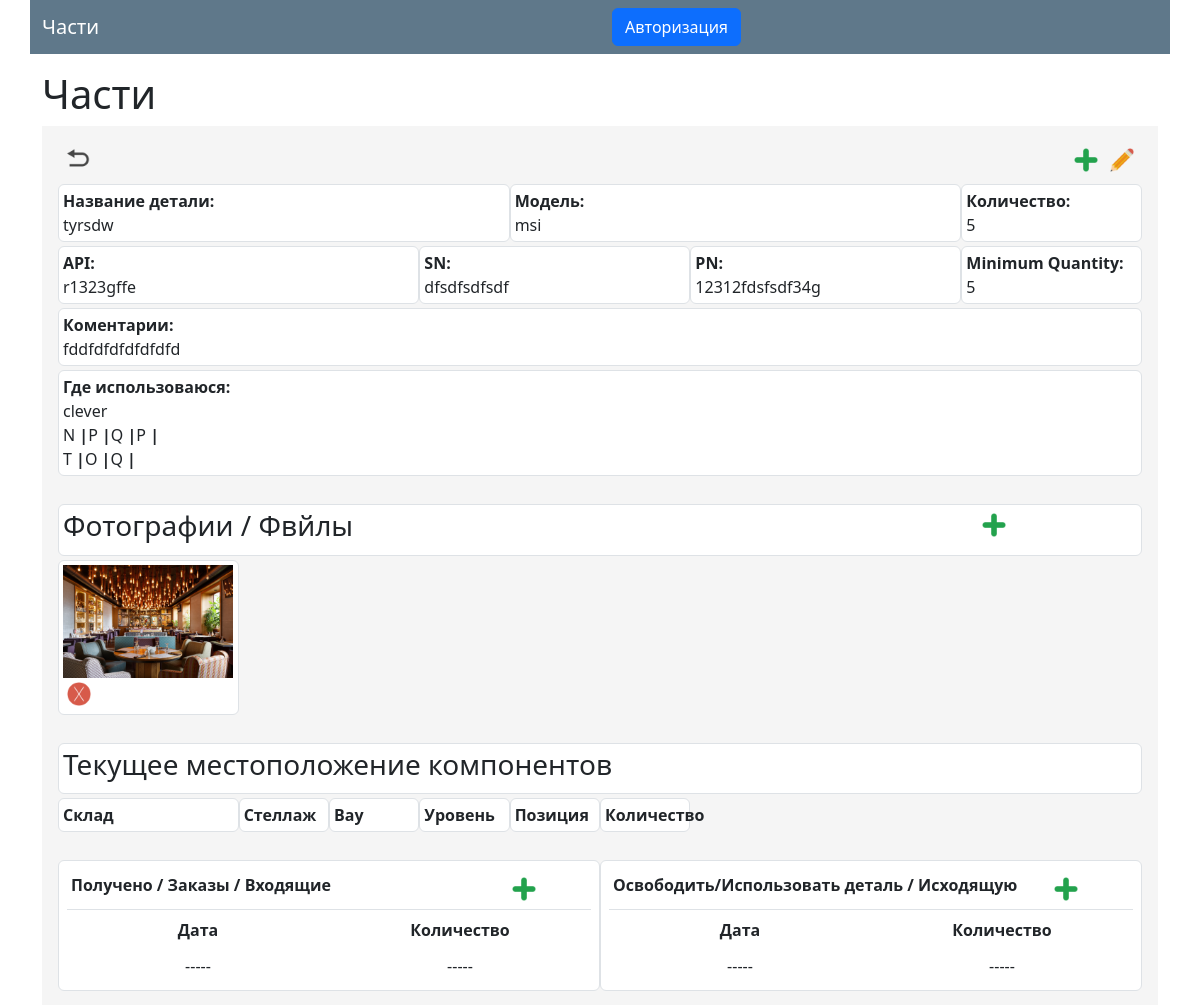
/parts/1/, run on the app's committed database.
### parts/models.py (models this page shows, shortened)
class Parts(models.Model):
    part_barcode = models.CharField(max_length=100, null=True, blank=True, verbose_name='Штрих-код')
    part_name = models.CharField(max_length=200, null=True, blank=True, verbose_name='Наименование')
    part_model = models.CharField(max_length=100, null=True, blank=True, verbose_name='Модель')
    part_note = models.TextField(null=True, blank=True, verbose_name='Примечание')
    part_manufacturer_barcode = models.CharField(max_length=100, null=True, blank=True, verbose_name='Штрих-код производителя')
    part_manufacturer_part_number = models.CharField(max_length=100, null=True, blank=True, verbose_name='Заводской номер производителя')
    part_oem_number = models.CharField(max_length=100, null=True, blank=True, verbose_name='OEM номер')
    part_qty_in_stock = models.PositiveIntegerField(null=True, blank=True, verbose_name='Количество в наличии')
    part_min_qty = models.PositiveIntegerField(null=True, blank=True, verbose_name='Минимальное количество')
    part_compatible = models.CharField(max_length=100, null=True, blank=True, verbose_name='Где используется')
    date_posted = models.DateTimeField(default=timezone.now)
    creator = models.ForeignKey(User, on_delete=models.SET_NULL, blank=True, null=True,)
    class Meta:
        ordering = ['part_name']

class CompatibleMachines(models.Model):
    part_id = models.ForeignKey(Parts, on_delete=models.CASCADE, null=True, related_name='machinparts')
    machine_id = models.CharField(max_length=2, choices=letter, null=True, blank=True, verbose_name='Оборудование')

class CompatibleMolds(models.Model):
    part_id = models.ForeignKey(Parts, on_delete=models.CASCADE, null=True, related_name='moldparts')
    mold_id = models.CharField(max_length=2, choices=letter, null=True, blank=True, verbose_name='Пресс-форма')

class PartsFiles(models.Model):
    part_id = models.ForeignKey(Parts, on_delete=models.CASCADE, blank=True, null=True, related_name='partsfile')
    description = models.CharField(max_length=255, blank=True, verbose_name='Описание')
    creator = models.ForeignKey(User, on_delete=models.SET_NULL, blank=True, null=True, verbose_name='Создатель')
    partfile = models.FileField(upload_to='partsfiles/%Y/%m/%d/', validators=[validate_file_extension], verbose_name='Файл')
    uploaded_at = models.DateTimeField(default=timezone.now)
    class Meta:
        ordering = ['-uploaded_at']

### parts/views.py (the view)
# urls.py: path('<int:pk>/', PartsDetailView.as_view(), name='parts-detail-page'),
class PartsDetailView(DetailView):
    model = Parts
    def get_queryset(self):
        queryset = Parts.objects.filter(id=self.kwargs['pk'])
        return queryset
    def get_context_data(self, **kwargs):
        context = super(PartsDetailView, self).get_context_data(**kwargs)
        context['parts_location'] = PartsLocation.objects.filter(part_id__id=  self.kwargs['pk'])
        context['parts_files'] = PartsFiles.objects.filter(part_id__id=  self.kwargs['pk'])
        return context

### parts/templates/parts/parts_detail.html (shortened to what this page needs)
{% extends "design/base.html" %}
{% load static %}
{% block content %}
	<h1>Части</h1>
		<div class="container-fluid detailview">
			<div class="row m-1 ">
			<div class="col-6 p-1">
			<a  href="{% url 'parts-list-page' %}" title="Back" alt="Back">
			<img class="float-left p-1" src="{% static 'icons/back.png' %}" width="32" title="Back" alt="Back">
			</a>
			</div>
			<div class="col-6 p-1 text-end">
				<a  href="{% url 'parts-new-page' %}" title="Add New Part" alt="Add New Part"><img class="float-right p-1" src="{% static 'icons/add.png' %}" width="32" title="Add New Part" alt="Add New Part"></a>
				<a  href="{% url 'parts-update-page' object.pk %}" title="Edit Part" alt="Edit Part"><img class="float-right p-1" src="{% static 'icons/edit.png' %}" width="32" title="Edit Part" alt="Edit Part"></a>
			</div>
			</div>
			<div class="row m-1">
				<div class="col-5 border rounded p-1"><strong>Название детали:</strong><br>{{ object.part_name }}</div>
				<div class="col-5 border rounded p-1"><strong>Модель:</strong><br>{%if object.part_model %}{{ object.part_model }}{% endif %}</div>
				<div class="col-2 border rounded p-1"><strong>Количество:</strong><br>{%if object.part_qty_in_stock %}{{ object.part_qty_in_stock }}{% endif %}</div>
			</div>
			<div class="row m-1">
				<div class="col-4 border rounded p-1"><strong>API:</strong><br>{%if object.part_barcode %}{{ object.part_barcode }}{% endif %}</div>
				<div class="col-3 border rounded p-1"><strong>SN:</strong><br>{%if object.part_manufacturer_barcode %}{{ object.part_manufacturer_barcode }}{% endif %}</div>
				<div class="col-3 border rounded p-1"><strong>PN:</strong><br>{%if object.part_manufacturer_part_number %}{{ object.part_manufacturer_part_number }}{% endif %}</div>
				<div class="col-2 border rounded p-1"><strong>Minimum Quantity:</strong><br>{%if object.part_min_qty %}{{ object.part_min_qty }}{% endif %}</div>
			</div>
			<div class="row m-1">
				<div class="col-12 border rounded p-1"><strong>Коментарии:</strong><br>{%if object.part_note %}{{ object.part_note|safe }}{% endif %}</div>
			</div>
			<div class="row m-1">
				<div class="col-12 border rounded p-1"><strong>Где использоваюся:</strong><br>{%if object.part_compatible %}{{ object.part_compatible }}{% endif %}<br>
				{% for mresult in object.machinparts.all %}{{ mresult.machine_id }} <strong>|</strong>{% endfor %}<br>
				{% for mresult in object.moldparts.all %}{{ mresult.mold_id }} <strong>|</strong>{% endfor %}<br>
				</div>
			</div>
        </div>
		<div class="container-fluid detailview">
			<div class="row m-1">
				<div class="col-12 border rounded p-1">
					<div class="row">
						<div class="col-10"><h3>Фотографии / Фвйлы</h3></div>
						<div class="col-2">
							<a  href="{% url 'parts-file-add-page' partid=object.pk %}" title="Add Picture / File" alt="Add Picture / File">
							<img class="float-right p-1" src="{% static 'icons/add.png' %}" width="32" title="Add Picture / File" alt="Add Picture / File">
							</a>
						</div>
					</div>
				</div>
			</div>
			<div class="row m-1">
				{% for picresult in parts_files %}
					<div class="col-2 border rounded p-1">
						<a href="/media/{{ picresult.partfile }}" target="_blank">
							<img src="/media/{{ picresult.partfile }}" width="170">
						</a>
						<a  href="{% url 'parts-file-delete-page' picresult.pk %}" title="Delete Picture / File" alt="Delete Picture / File">
							<img class="float-right p-1" src="{% static 'icons/delete.png' %}" width="32" title="Delete Picture / File" alt="Delete Picture / File">
						</a>
					</div>
				{% endfor %}
			</div>
		</div>
		<div class="container-fluid detailview">
		<div class="row m-1"><div class="col-12 border rounded p-1"><h3>Текущее местоположение компонентов</h3></div></div>
				<div class="row m-1">
					<div class="col-2 border rounded p-1"><strong>Склад</strong></div>
					<div class="col-1 border rounded p-1"><strong>Стеллаж</strong></div>
					<div class="col-1 border rounded p-1"><strong>Bay</strong></div>
					<div class="col-1 border rounded p-1"><strong>Уровень</strong></div>
					<div class="col-1 border rounded p-1"><strong>Позиция</strong></div>
					<div class="col-1 border rounded p-1"><strong>Количество</strong></div>
					<div class="col-1 p-1"></div>
				</div>
		</div>
		<div class="container-fluid detailview">
			<div class="row m-1">
				<div class="col-6 border rounded p-1">
					<div class="row m-1 border-bottom">
						<div class="col-10 p-1"><strong>Получено / Заказы / Входящие</strong></div>
						<div class="col-2 p-1">
						 <a  href="{% url 'parts-purchase-page' partid=object.pk %}" title="Add Invoice" alt="Add Invoice">
						<img class="float-right p-1" src="{% static 'icons/add.png' %}" width="32" title="Add Invoice" alt="Add Invoice"></a></div>
					</div>
					<div class="row m-1 ">
						<div class="col-6 p-1 text-center border-right"><strong>Дата</strong></div>
						<div class="col-6 p-1 text-center"><strong>Количество</strong></div>
					</div>
					{% for mresult in object.partspurchase.all %}
					<div class="row m-1 border-bottom">
						<div class="col-6 p-1 text-center border-right"><a  href="{% url 'parts-purchase-detail-page' mresult.pk %}" title="Detail" alt="Detail">{{ mresult.purchase_date|date:'m-d-Y h:i A' }}</a></div>
						<div class="col-6 p-1 text-center "><a  href="{% url 'parts-purchase-detail-page' mresult.pk %}" title="Detail" alt="Detail">{{ mresult.qty_ordered }}</a></div>
					</div>
					{% empty %}
					<div class="row m-1 ">
						<div class="col-6 p-1 text-center border-right">-----</div>
						<div class="col-6 p-1 text-center ">-----</div>
					</div>
					{% endfor %}
				</div>
				<div class="col-6 border rounded p-1">
					<div class="row m-1 border-bottom">
						<div class="col-10 p-1"><strong>Освободить/Использовать деталь / Исходящую</strong></div>
						<div class="col-2 p-1"><a  href="{% url 'parts-release-page' partid=object.pk %}" title="Add Release" alt="Add Release">
						<img class="float-right p-1" src="{% static 'icons/add.png' %}" width="32" title="Add Release" alt="Add Release"></a></div>
					</div>
					<div class="row m-1 ">
						<div class="col-6 p-1 text-center border-right"><strong>Дата</strong></div>
						<div class="col-6 p-1 text-center"><strong>Количество</strong></div>
					</div>
					{% for mresult in object.partsrelease.all %}
					<div class="row m-1 border-bottom">
						<div class="col-6 p-1 text-center border-right"><a  href="{% url 'parts-release-detail-page' mresult.pk %}" title="Detail" alt="Detail">{{ mresult.release_date|date:'m-d-Y h:i A' }}</a></div>
						<div class="col-6 p-1 text-center "><a  href="{% url 'parts-release-detail-page' mresult.pk %}" title="Detail" alt="Detail">{{ mresult.qty_released }}</a></div>
					</div>
					{% empty %}
					<div class="row m-1 ">
						<div class="col-6 p-1 text-center border-right">-----</div>
						<div class="col-6 p-1 text-center ">-----</div>
					</div>
					{% endfor %}
				</div>
			</div>
		</div>
{% endblock content %}

### design/templates/design/base.html (shortened to what this page needs)
{% load static %}
<!DOCTYPE html>
<html>
<head>
    <link rel="stylesheet" type="text/css" href="{% static 'css/main.css' %}">
{% load django_bootstrap5 %}
{% bootstrap_css %}
</head>
<body>
	<main role="main" class="container ">
		<div class="row noprint navbar navbar-expand-md navbar-dark bg-steel ">
			<div class="col-md-3 ">
				  <a class="navbar-brand mr-4" href="/">Части</a>
			</div>
					{% if user.is_authenticated %}
					<div class="col-md-4 text-right">
					<strong class="text-white ">Добро пожаловать {{ user.get_full_name }} </strong>
					</div>
					<div class="col-md-2 text-right">
						<a class="btn btn-warning" href="{% url 'logout-page' %}">Выйти</a>
					</div>
					{% else %}
					<div class="col-md-6 text-right">
						<a class="btn btn-primary" href="{% url 'login-page' %}">Авторизация</a>
					</div>
				    {% endif %}
		</div>
		<div class="row noprint">
			<div class="col-12 m-0 p-2 noprint">
			</div>
		</div>
		<div class="row">
        <div class="col-12">
          {% block content %}{% endblock %}
        </div>
      </div>
    </main>
</body>
</html>

### design/static/css/main.css (style rules this page uses)
body { margin: 0px; }
body { background: #fafafa; color: #343a40; }
h1, h2, h3, h4, h5, h6 { color: #444444; }
.bg-steel { background-color: #5f788a; }
h1 { font-size: calc(100% + 1.8vw ); }
.detailview { padding:10px; background: #f5f5f5; }
.detailview .border { background: #fff; }

### data on the page
Parts: part_name "tyrsdw", part_model "msi", part_qty_in_stock "5", part_barcode "r1323gffe", part_manufacturer_barcode "dfsdfsdfsdf", part_manufacturer_part_number "12312fdsfsdf34g", part_min_qty "5", part_note "fddfdfdfdfdfdfd", part_compatible "clever"
CompatibleMachines: machine_id "N"
CompatibleMachines: machine_id "P"
CompatibleMachines: machine_id "Q"
CompatibleMachines: machine_id "P"
CompatibleMolds: mold_id "T"
CompatibleMolds: mold_id "O"
CompatibleMolds: mold_id "Q"
PartsFiles: partfile (picture)
